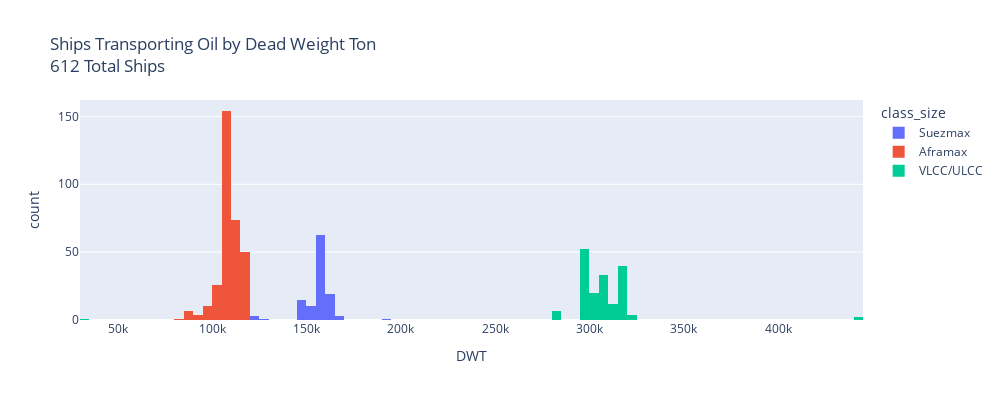

Notebook code cell kept with this figure:
### Code cell
fig = px.histogram(oil_ships, x="DWT", color="class_size", nbins=100, title=f"Ships Transporting Oil by Dead Weight Ton <br>"
                                                                            f"{oil_ships.shape[0]} Total Ships")
fig.update_layout(width=1000, height=400)
fig.show()
fig.write_html("oil_ships_dwt_interactive_plot.html")

### Figure 1 — Plotly figure (JSON) as saved in the notebook; plotly's stock layout.template omitted (floating-point values rounded to 4 significant figures; data arrays with more than 128 entries replaced by an {"elided": "..."} marker saying what was removed)
{"data": [{"bingroup": "x", "hovertemplate": "class_size=Suezmax<br>DWT=%{x}<br>count=%{y}<extra></extra>", "legendgroup": "Suezmax", "marker": {"color": "#636efa", "pattern": {"shape": ""}}, "name": "Suezmax", "nbinsx": 100, "orientation": "v", "showlegend": true, "type": "histogram", "x": [149700.0, 146300.0, 148400.0, 124800.0, 146600.0, 150800.0, 150800.0, 153200.0, 126400.0, 159200.0, 159700.0, 159800.0, 159700.0, 159700.0, 159700.0, 159500.0, 159700.0, 157300.0, 160000.0, 159900.0, 160000.0, 160600.0, 150900.0, 150300.0, 160400.0, 153000.0, 160200.0, 147100.0, 160400.0, 164600.0, 160200.0, 160300.0, 150000.0, 159200.0, 159900.0, 164300.0, 164300.0, 159300.0, 159500.0, 159400.0, 164400.0, 160000.0, 160000.0, 164500.0, 150000.0, 150000.0, 165300.0, 159900.0, 151800.0, 151700.0, 159400.0, 166400.0, 150000.0, 150000.0, 150000.0, 150000.0, 158600.0, 159100.0, 159500.0, 150600.0, 159000.0, 159100.0, 159100.0, 159100.0, 159100.0, 159400.0, 159100.0, 159100.0, 150000.0, 159300.0, 159100.0, 159100.0, 159200.0, 159200.0, 146400.0, 146300.0, 163300.0, 164600.0, 164600.0, 158800.0, 159400.0, 152000.0, 162400.0, 158700.0, 163500.0, 166200.0, 158900.0, 158900.0, 158900.0, 158800.0, 158800.0, 164200.0, 164200.0, 164200.0, 158800.0, 156800.0, 156400.0, 156600.0, 158000.0, 156700.0, 156600.0, 156700.0, 158100.0, 158100.0, 158100.0, 158100.0, 156500.0, 158600.0, 158600.0, 158600.0, 157300.0, 158700.0, 122000.0, 122000.0, 192100.0], "xaxis": "x", "yaxis": "y"}, {"bingroup": "x", "hovertemplate": "class_size=Aframax<br>DWT=%{x}<br>count=%{y}<extra></extra>", "legendgroup": "Aframax", "marker": {"color": "#EF553B", "pattern": {"shape": ""}}, "name": "Aframax", "nbinsx": 100, "orientation": "v", "showlegend": true, "type": "histogram", "x": {"elided": "326 float values"}, "xaxis": "x", "yaxis": "y"}, {"bingroup": "x", "hovertemplate": "class_size=VLCC/ULCC<br>DWT=%{x}<br>count=%{y}<extra></extra>", "legendgroup": "VLCC/ULCC", "marker": {"color": "#00cc96", "pattern": {"shape": ""}}, "name": "VLCC/ULCC", "nbinsx": 100, "orientation": "v", "showlegend": true, "type": "histogram", "x": {"elided": "171 float values"}, "xaxis": "x", "yaxis": "y"}], "layout": {"barmode": "relative", "height": 400, "legend": {"title": {"text": "class_size"}, "tracegroupgap": 0}, "title": {"text": "Ships Transporting Oil by Dead Weight Ton <br>612 Total Ships"}, "width": 1000, "xaxis": {"anchor": "y", "domain": [0, 1], "title": {"text": "DWT"}}, "yaxis": {"anchor": "x", "domain": [0, 1], "title": {"text": "count"}}}}
